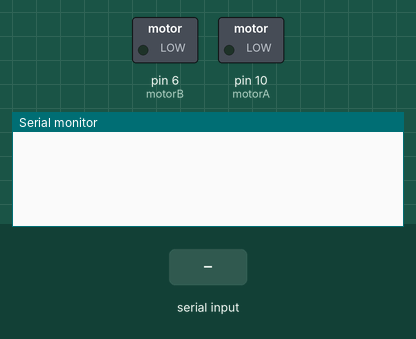
Recording of a sketch running on a simulated Arduino Uno, built with avr-gcc and run on an emulated ATmega328P. Shown: switched loads named in the sketch (green lamp = pin HIGH), the last lines printed to the serial monitor. The inputs (shaded band) are chosen by the test bench.

Above: at 1.2 s.
1.3 s: "90,45\n" received over Serial
At 2.4 s:
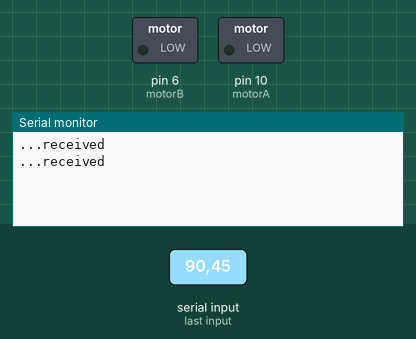
3.0 s: "L90\n" received over Serial
At 3.7 s:
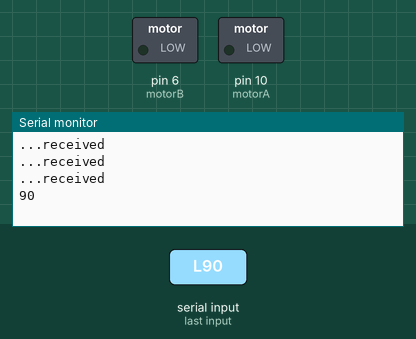

The sketch:

WHEELCHAIR_MOTORS_CALIBRATE.ino
```cpp
#define motorA 10
#define motorB 6
#define switch 2
#include <Servo.h>

// Servo motor1;
// Servo motor2;
String motorcommand;


int valueL;
int valueR;

int motorsON = 1;

void setup(){
  pinMode(motorA, OUTPUT);
  pinMode(motorB, OUTPUT);
  pinMode(switch, INPUT);
  Serial.begin(9600);
}


void setMotorIndividual(int motor, int Speed){
  digitalWrite(motor, HIGH);
  delayMicroseconds(map(Speed, 0, 100, 930, 1930));
  digitalWrite(motor, LOW);
}

void setMotor(int SpeedA, int SpeedB){
  setMotorIndividual(motorA, SpeedA);
  setMotorIndividual(motorB, SpeedB);
}

int i = 0;
void loop(){
  byte index = 0;

  char inChar = 0;
  char inData[5];
  char motorcommand[8];
  //Fill buffer up:
  index = 0;
  if (Serial.available() > 0) {
    while (index<4) {
      //Buffer
      // read the incoming byte:
      if (Serial.available() == 0) continue;
      inChar = Serial.read();

      // ECHO BACK TO PC
      // Serial.write(inChar);
      // Serial.flush();

      if (inChar == '\n') break;

      inData[index] = inChar;
      index++;
      inData[index] = '\0';
    }
    Serial.println("...received");

    //Get value from array
    motorcommand[0] = '\0';
    for (int i=0;i<4;i++){
      char sensorValue = inData[i];
      if (sensorValue == '\0'){
        break;
      }
      motorcommand[i] = sensorValue;
      motorcommand[i+1] = '\0';
    }
    //Print out what you got:
    //Serial.println(motorcommand);
    char value[4];
    value[0] = motorcommand[1];
    value[1] = motorcommand[2];
    value[2] = motorcommand[3];
    value[3] = '\0';
    if(motorcommand[0] == 'L'){
      // valueL = map(atoi(value), MINMOTORINPUT, MAXMOTORINPUT, MINMOTORVAL, MAXMOTORVAL);
      valueL = atoi(value);
      Serial.print(valueL);
    } else if(motorcommand[0] == 'R') {
      // valueR = map(atoi(value), MINMOTORINPUT, MAXMOTORINPUT, MINMOTORVAL, MAXMOTORVAL);
      valueR = atoi(value);
      Serial.print(valueR);
    }

    // valueL = map(valueL, MINMOTORINPUT, MAXMOTORINPUT, MINMOTORVAL, MAXMOTORVAL);
    // valueR = map(valueR, MINMOTORINPUT, MAXMOTORINPUT, MINMOTORVAL, MAXMOTORVAL);
  }
  setMotor(valueL, valueR);

  delay(250);
}
```

Measured:
- after the input at 1.3 s, the serial monitor: prints a new line after 0.21 s (image 1)
- after the input at 3.0 s, the serial monitor: prints a new line at once (image 2)
